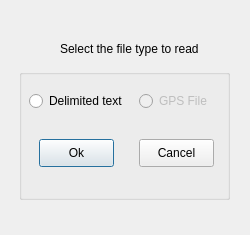
<ui version="4.0" >
 <class>FileTypeDialog</class>
 <widget class="QDialog" name="FileTypeDialog" >
  <property name="geometry" >
   <rect>
    <x>0</x>
    <y>0</y>
    <width>250</width>
    <height>235</height>
   </rect>
  </property>
  <property name="windowTitle" >
   <string>Dialog</string>
  </property>
  <widget class="QGroupBox" name="groupBox" >
   <property name="geometry" >
    <rect>
     <x>19</x>
     <y>69</y>
     <width>211</width>
     <height>131</height>
    </rect>
   </property>
   <property name="title" >
    <string/>
   </property>
   <widget class="QRadioButton" name="rbDelimitedText" >
    <property name="geometry" >
     <rect>
      <x>10</x>
      <y>20</y>
      <width>98</width>
      <height>24</height>
     </rect>
    </property>
    <property name="text" >
     <string>Delimited text</string>
    </property>
   </widget>
   <widget class="QRadioButton" name="rbGPSFile" >
    <property name="enabled" >
     <bool>false</bool>
    </property>
    <property name="geometry" >
     <rect>
      <x>120</x>
      <y>20</y>
      <width>72</width>
      <height>24</height>
     </rect>
    </property>
    <property name="text" >
     <string>GPS File</string>
    </property>
   </widget>
   <widget class="QPushButton" name="pbtnOk" >
    <property name="geometry" >
     <rect>
      <x>20</x>
      <y>70</y>
      <width>75</width>
      <height>28</height>
     </rect>
    </property>
    <property name="text" >
     <string>Ok</string>
    </property>
   </widget>
   <widget class="QPushButton" name="pbtnCancel" >
    <property name="geometry" >
     <rect>
      <x>120</x>
      <y>70</y>
      <width>75</width>
      <height>28</height>
     </rect>
    </property>
    <property name="text" >
     <string>Cancel</string>
    </property>
   </widget>
  </widget>
  <widget class="QLabel" name="label" >
   <property name="geometry" >
    <rect>
     <x>60</x>
     <y>40</y>
     <width>140</width>
     <height>18</height>
    </rect>
   </property>
   <property name="text" >
    <string>Select the file type to read</string>
   </property>
  </widget>
 </widget>
 <resources/>
 <connections/>
</ui>
